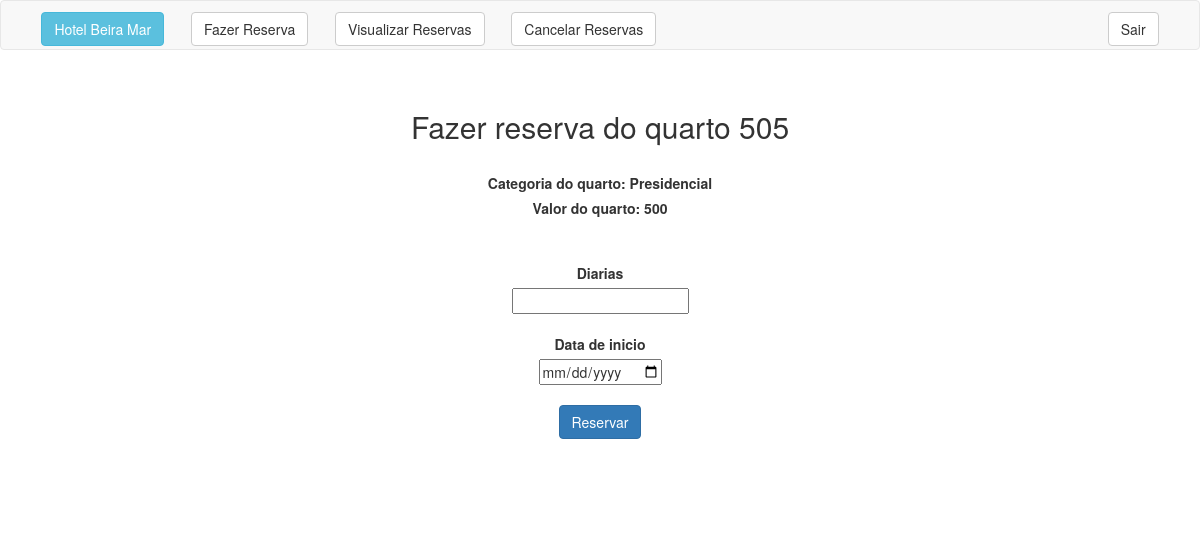
Screenshot of /incluir_reserva.php?codigo=1 (signed in) with the database file from the repository.
### tables this page shows
CREATE TABLE `quartos` (
  `idquarto` int(11) NOT NULL AUTO_INCREMENT,
  `numero` int(11) NOT NULL,
  `valor` double NOT NULL,
  `idtipoQuartos` int(11) NOT NULL,
  `descricao` varchar(500) NOT NULL,
  PRIMARY KEY (`idquarto`),
  KEY `fk_quartos_tipoQuartos1_idx` (`idtipoQuartos`),
  CONSTRAINT `fk_quartos_tipoQuartos1` FOREIGN KEY (`idtipoQuartos`) REFERENCES `tipoQuartos` (`idtipoQuarto`) ON DELETE NO ACTION ON UPDATE NO ACTION
);

CREATE TABLE `tipoQuartos` (
  `idtipoQuarto` int(11) NOT NULL AUTO_INCREMENT,
  `nome` varchar(45) NOT NULL,
  PRIMARY KEY (`idtipoQuarto`)
);

### incluir_reserva.php (the view, shortened to what this page needs)
<?php
	include 'conexao.inc';
	if(isset($_GET["codigo"]))
	{
		$cod=$_GET["codigo"];
		 $sql= "select q.numero, q.idquarto, q.valor, q.descricao, t.nome from quartos q inner join tipoQuartos t on t.idtipoQuarto = q.idtipoQuartos where idquarto=$cod";
		 $result=mysqli_query($con, $sql);
	}
?>
<!DOCTYPE html>
<html>
<head>
	<link rel="stylesheet" type="text/css" href="css/estilo.css">
	<link rel="stylesheet" type="text/css" href="css/bootstrap.min.css">
</head>
<body>
	<?php include "menu.php" ?>
	<div class="col-md-12">
		<div class="info">
			<br>
			<?php while($row = mysqli_fetch_assoc($result)): ?>
				<h2>Fazer reserva do quarto  <?php echo $row['numero'];?></h2>
				<br>
				<label for="">Categoria do quarto: <?php echo $row['nome'];?></label><br>
				<label for="">Valor do quarto: <?php echo $row['valor'];?></label><br>
			<?php endwhile ?>
			<br><br>
			<form action="inserir_reserva.php" method="POST">
				<label for=""> Diarias </label><br>
				<input type="number" name="quant" min="1"><br><br>
				<label for="">Data de inicio</label><br>
				<input type="date" name="data" min="<?php echo date('Y-m-d'); ?>"><br><br>
				<button class= "btn btn-primary" type="submit">Reservar</button>
			</form>
			<br><br>
		</div>
	</div>
	<br>
	<div class="col-md-8 col-md-offset-2 ">
		<div class="alert result">
		</div>
	</div>
</body>
</html>

### css/estilo.css (style rules this page uses)
.info { text-align: center; padding-left: 20%; padding-right: 20%; }
.result { text-align: center; font-size: 100%; }

### rows the page displays
quartos: numero "505", idtipoQuartos.nome "Presidencial", valor "500"
